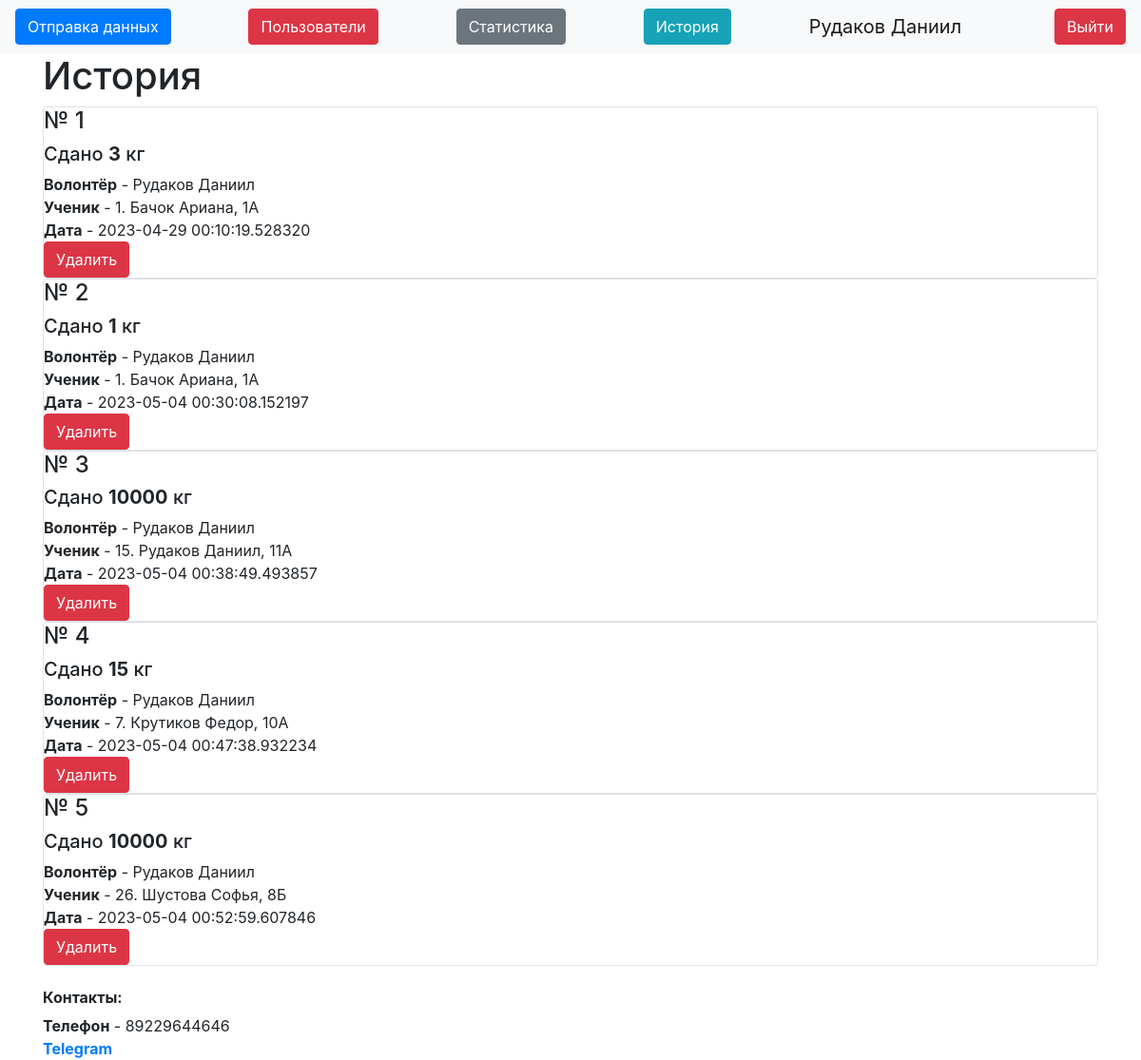
Page /history (signed in) on the earlier database version.
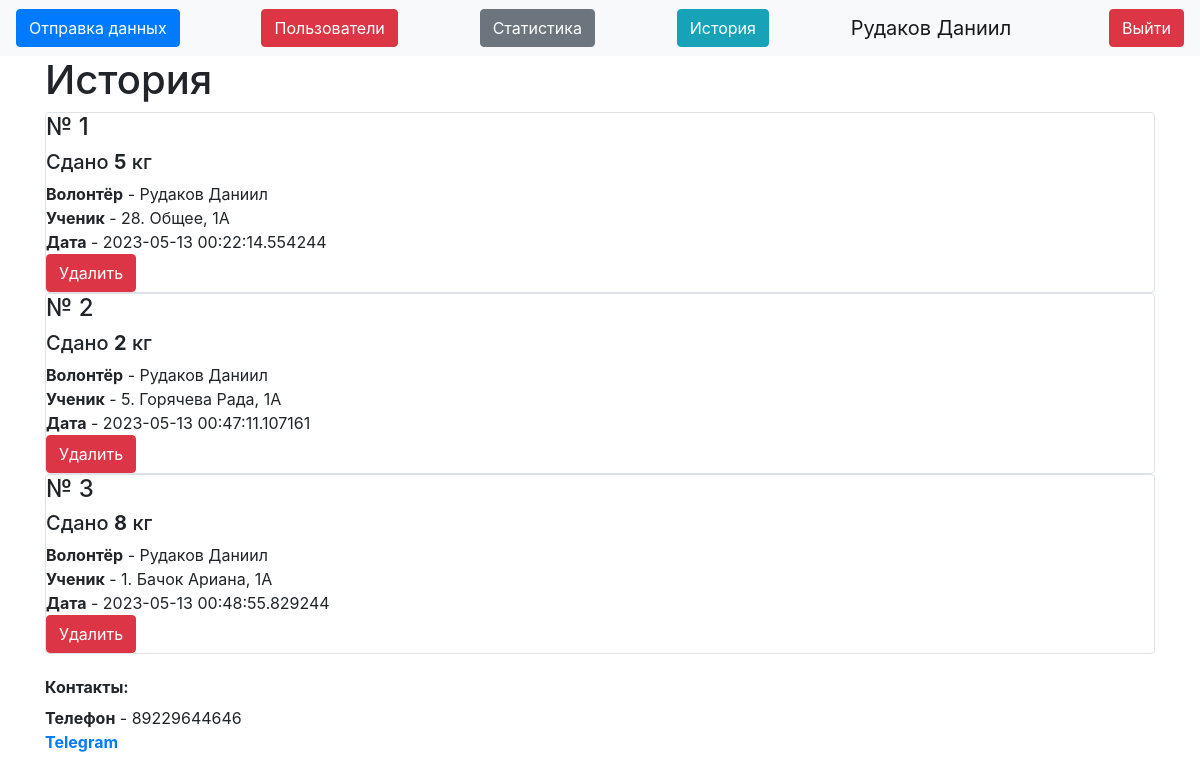
Same page on the later database version.
### data/users.py (models this page shows, shortened)
class User(SqlAlchemyBase, UserMixin):
    __tablename__ = 'users'
    id = sqlalchemy.Column(sqlalchemy.Integer,
                           primary_key=True, autoincrement=True)
    name = sqlalchemy.Column(sqlalchemy.String, nullable=True)
    about = sqlalchemy.Column(sqlalchemy.String, nullable=True)
    email = sqlalchemy.Column(sqlalchemy.String,
                              index=True, unique=True, nullable=True)
    hashed_password = sqlalchemy.Column(sqlalchemy.String, nullable=True)
    is_admin = sqlalchemy.Column(sqlalchemy.Boolean)
    got = sqlalchemy.Column(sqlalchemy.Integer, default=0)
    got_pupils = sqlalchemy.Column(sqlalchemy.Integer, default=0)
    kilograms = orm.relationship("Kilograms", back_populates='user')

### data/kilograms.py (models this page shows)
class Kilograms(SqlAlchemyBase):
    __tablename__ = 'kilograms'
    id = sqlalchemy.Column(sqlalchemy.Integer,
                           primary_key=True, autoincrement=True)
    value = sqlalchemy.Column(sqlalchemy.Integer)
    created_date = sqlalchemy.Column(sqlalchemy.DateTime,
                                     default=(datetime.datetime.now() + datetime.timedelta(hours=3)))
    user_id = sqlalchemy.Column(sqlalchemy.Integer,
                                sqlalchemy.ForeignKey("users.id"))
    pupil_id = sqlalchemy.Column(sqlalchemy.Integer, sqlalchemy.ForeignKey("Pupils.id"))
    user = orm.relationship('User')
    pupil = orm.relationship("Pupils")

### data/Pupils.py (models this page shows)
class Pupils(SqlAlchemyBase):
    __tablename__ = 'Pupils'
    id = sqlalchemy.Column(sqlalchemy.Integer, autoincrement=True, primary_key=True)
    name = sqlalchemy.Column(sqlalchemy.String)
    value = sqlalchemy.Column(sqlalchemy.Integer, default=0)
    grade = sqlalchemy.Column(sqlalchemy.String)
    kilo = orm.relationship("Kilograms", back_populates="pupil")

### server.py (the view)
@app.route("/history")
def history():
    db_sess = db_session.create_session()
    kilo = db_sess.query(Kilograms)
    return render_template("history.html", kilo=kilo)

### data/db_session.py (called while the page is built)
def create_session() -> Session:
    global __factory
    return __factory()

### server.py (called while the page is built)
@login_manager.user_loader
def load_user(user_id):
    db_sess = db_session.create_session()
    return db_sess.query(User).get(user_id)

### templates/history.html
{% extends "base.html" %}
{% block content %}
{% if current_user.is_authenticated %}
<h1 xmlns="http://www.w3.org/1999/html">История</h1>
{% for item in kilo%}
<div class="col-md6 border rounded">
    <h4>№ {{item.id}}</h4>
    <h5>
        Сдано <b>{{item.value}}</b> кг
    </h5>
    <div>
        <b>Волонтёр</b> - {{item.user.name}}</br>
        <b>Ученик</b> - {{item.pupil.name}}, {{item.pupil.grade}}</br>
        <b>Дата</b> - {{item.created_date}}
    </div>
    {% if current_user.is_admin %}
    <a class="btn btn-danger" href="/kilo_delete/{{item.id}}">Удалить</a>
    {% endif %}
</div>
{% endfor %}
{% endif %}
{% endblock %}

### templates/base.html (shortened to what this page needs)
<!doctype html>
<html lang="en">
<head>
    <link rel="stylesheet"
          href="https://stackpath.bootstrapcdn.com/bootstrap/4.4.1/css/bootstrap.min.css"
>
</head>
<body>
<header>
    <nav class="navbar navbar-light bg-light">
        {% if current_user.is_authenticated %}
        <a type="button" class="btn btn-primary" href="/">Отправка данных</a>
        {% if current_user.is_admin %}
        <a class="btn btn-danger" href="/users">Пользователи</a>
        <a class="btn btn-secondary" href="/stats">Статистика</a>
        {% endif %}
        <a class="btn btn-info" href="/history">История</a>
        <a class="navbar-brand" href="">{{ current_user.name }}</a>
        <a class="btn btn-danger" href="/logout">Выйти</a>
        {% else %}
        <p>
            <a class="btn btn-success" href="/login">Войти</a>
        </p>
        {% endif %}
    </nav>
</header>
<main role="main" class="container">
    {% block content %}{% endblock %}
    <h6><b>Контакты:</b></h6>
    <div>
        <b>Телефон</b> - 89229644646</br>
        <b><a href="https://t.me/mc_Danik">Telegram</a></b>
    </div>
</main>
</body>
</html>

Differences in the rows shown:
removed Kilograms: id "4", value "15", user.name "Рудаков Даниил", pupil.name "7. Крутиков Федор", pupil.grade "10А", created_date "2023-05-04 00:47:38.932234"
removed Kilograms: id "5", value "10000", user.name "Рудаков Даниил", pupil.name "26. Шустова Софья", pupil.grade "8Б", created_date "2023-05-04 00:52:59.607846"
changed Kilograms id 1: value "3" → "5"; pupil.name "1. Бачок Ариана" → "28. Общее"; created_date "2023-04-29 00:10:19.528320" → "2023-05-13 00:22:14.554244"
changed Kilograms id 2: value "1" → "2"; pupil.name "1. Бачок Ариана" → "5. Горячева Рада"; created_date "2023-05-04 00:30:08.152197" → "2023-05-13 00:47:11.107161"
changed Kilograms id 3: value "10000" → "8"; pupil.name "15. Рудаков Даниил" → "1. Бачок Ариана"; pupil.grade "11А" → "1А"; created_date "2023-05-04 00:38:49.493857" → "2023-05-13 00:48:55.829244"
